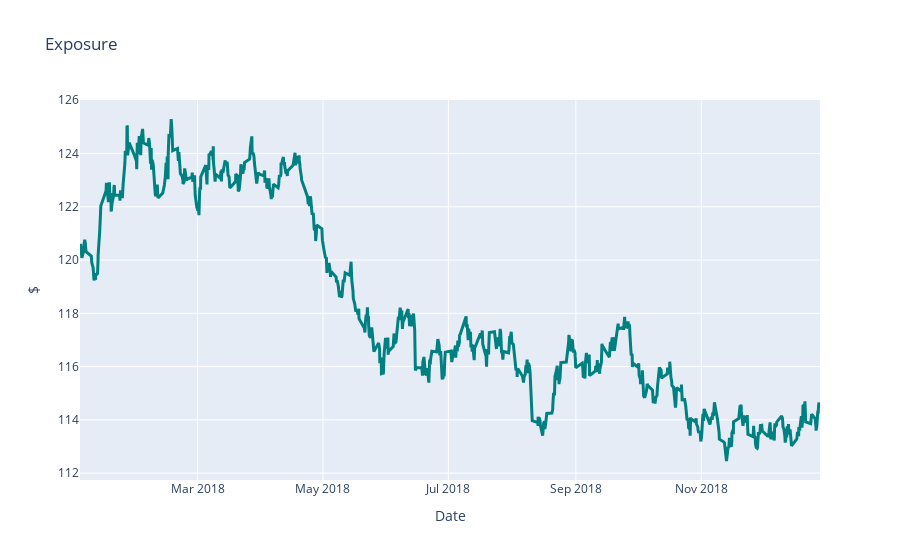

The notebook cell saved with this chart:
### Code cell
# EXPOSURE
fig = go.Figure([go.Scatter(x= df_ma_bb['time'], y= df_ma_bb['exposure_final'],
                         line = dict(color='teal', width=3))])
fig.update_layout(title='Exposure',
                   xaxis_title='Date',
                   yaxis_title='$')
fig.show()

### Figure 1 — Plotly figure (JSON) as saved in the notebook; plotly's stock layout.template omitted (floating-point values rounded to 4 significant figures; data arrays with more than 128 entries replaced by an {"elided": "..."} marker saying what was removed)
{"data": [{"line": {"color": "teal", "width": 3}, "type": "scatter", "x": {"elided": "987 str values"}, "y": {"elided": "987 float values"}}], "layout": {"title": {"text": "Exposure"}, "xaxis": {"title": {"text": "Date"}}, "yaxis": {"title": {"text": "$"}}}}
